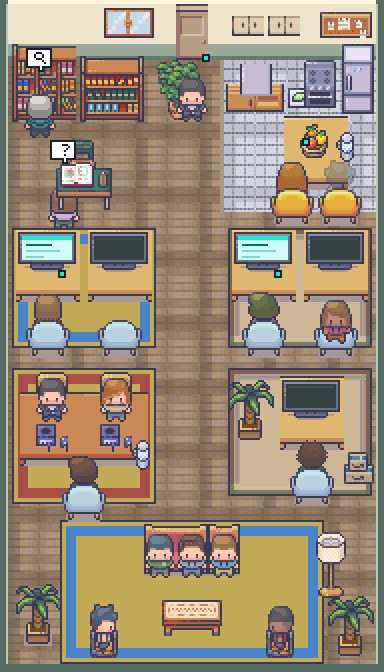
#> input picture movil/assets/brand/oficina-render.png, 384 x 672 px, given in place of sprites-atlas.png, which was not available
$ python atlas_sala_de_juegos.py ../../movil/assets/brand/oficina-render.png
#> lines starting #> are read from the running program, lines starting #| are printed output that depends on the picture
"""Appends the game-room furniture of LimeZu Modern Interiors to the office sprite atlas.

The atlas (movil/assets/brand/sprites-atlas.png, copied to oficina/public/brand/) keeps its first 1460 rows: the
people and the office furniture. This script rebuilds one row below them with the game room (Sala de juegos) pieces,
so running it twice gives the same file. The LimeZu library is not in the repository (CREDITS.txt): pass its folder.

    uv run --no-project --with pillow==11.3.0 python scripts/oficina/atlas_sala_de_juegos.py "<…>/Modern Interiors completo"

The rectangles it prints are the ones in compartido/src/scene/atlas.ts.
"""
import shutil
import sys
from pathlib import Path

from PIL import Image

ROOT = Path(__file__).resolve().parents[2]
ATLAS = ROOT / 'movil/assets/brand/sprites-atlas.png'
COPY = ROOT / 'oficina/public/brand/sprites-atlas.png'
BASE_HEIGHT = 1460
ROW_Y = BASE_HEIGHT + 1
# name: (theme sheet, [x, y, w, h] in the 16x16 sheet)
PIECES = {
    'tvConsole': ('14_Basement', (98, 760, 60, 34)),
    'speaker': ('6_Music_and_sport', (96, 6, 32, 37)),
    'cueRack': ('14_Basement', (50, 382, 13, 33)),
    'arcades': ('14_Basement', (0, 665, 33, 39)),
    'poolTable': ('14_Basement', (72, 409, 48, 38)),
    'drums': ('6_Music_and_sport', (4, 289, 43, 31)),
    'pouf': ('14_Basement', (230, 672, 20, 24)),
    'mic': ('6_Music_and_sport', (114, 245, 13, 27)),
    'guitar': ('6_Music_and_sport', (160, 44, 15, 31)),
    'armchair': ('14_Basement', (34, 596, 19, 27)),
}


def main(limezu: Path) -> None:
    sheets = limezu / '1_Interiors/16x16/Theme_Sorter'
    base = Image.open(ATLAS).convert('RGBA').crop((0, 0, 512, BASE_HEIGHT))
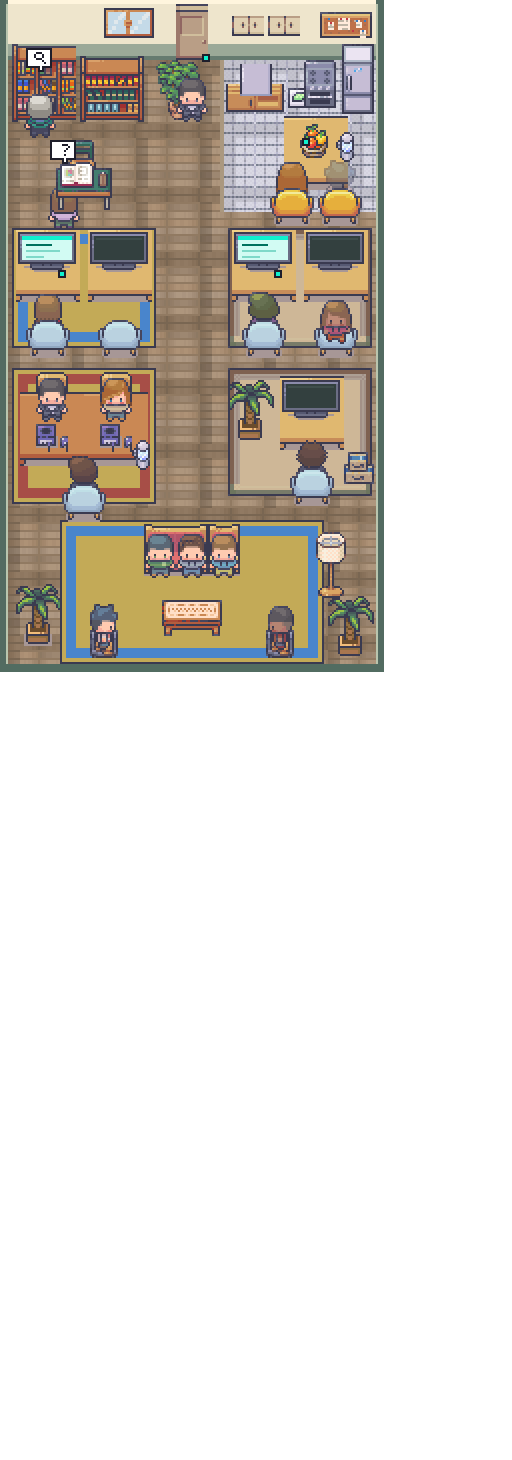
#> base: PIL image 512x1460 RGBA; mean R, G, B, A 53.1, 48.3, 41.1, 88; transparent parts drawn white
    height = ROW_Y + max(r[3] for _, r in PIECES.values())
    out = Image.new('RGBA', (512, height))
#> out: PIL image 512x1500 RGBA; every value is 0
    out.paste(base, (0, 0))
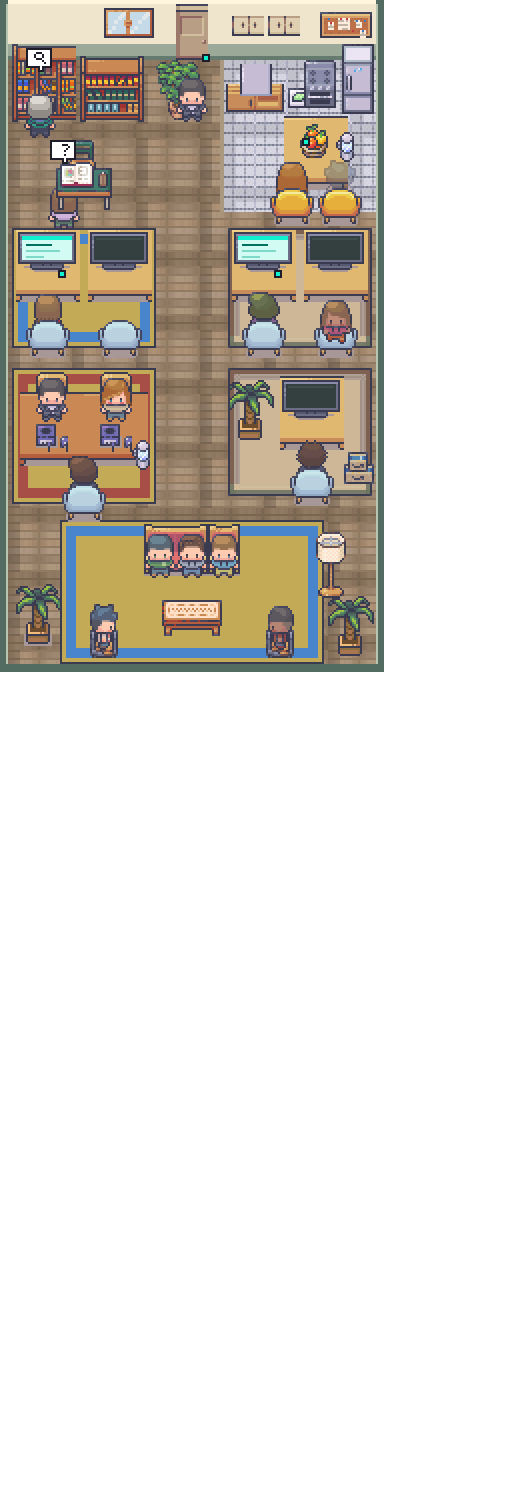
#> out: PIL image 512x1500 RGBA; mean R, G, B, A 51.7, 47, 40, 85.7; transparent parts drawn white
    x = 0
    for name, (sheet, (sx, sy, w, h)) in PIECES.items():
        piece = Image.open(sheets / f'{sheet}_16x16.png').convert('RGBA').crop((sx, sy, sx + w, sy + h))
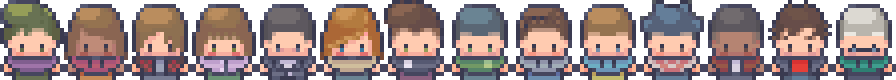
#> input picture movil/assets/brand/retratos.png, 896 x 80 px, given in place of 14_Basement_16x16.png, which was not available
#> piece: PIL image 60x34 RGBA; every value is 0
        out.paste(piece, (x, ROW_Y))
        print(f'  {name}: [{x}, {ROW_Y}, {w}, {h}],')
        x += w + 1
    assert x <= 512, x
    out.save(ATLAS, optimize=True)
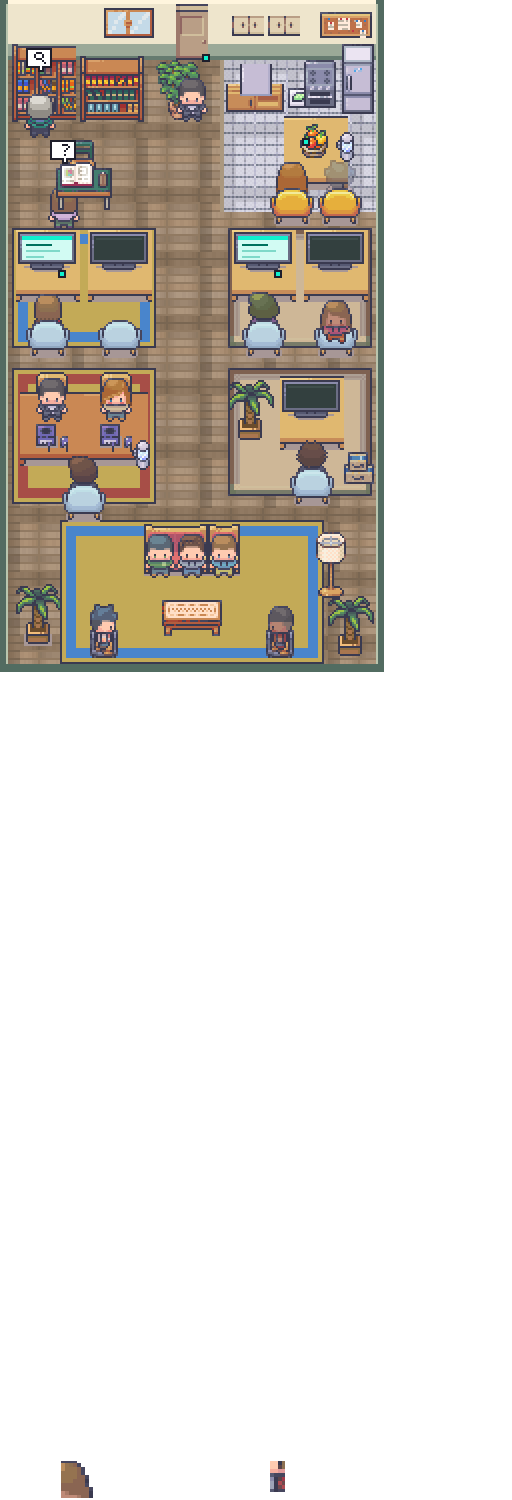
#> saved as sprites-atlas.png: PIL image 512x1500 RGBA; mean R, G, B, A 52, 47.2, 40.2, 86.2; transparent parts drawn white
    shutil.copyfile(ATLAS, COPY)


if __name__ == '__main__':
    main(Path(sys.argv[1]))
